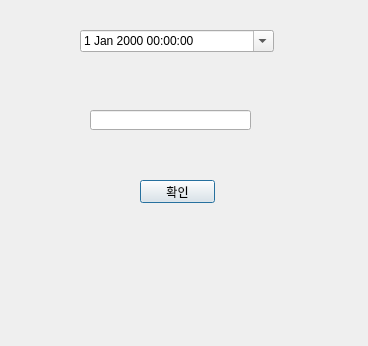
<?xml version="1.0" encoding="UTF-8"?>
<ui version="4.0">
 <class>Dialog</class>
 <widget class="QDialog" name="Dialog">
  <property name="geometry">
   <rect>
    <x>0</x>
    <y>0</y>
    <width>368</width>
    <height>346</height>
   </rect>
  </property>
  <property name="windowTitle">
   <string>Dialog</string>
  </property>
  <widget class="QPushButton" name="pushButton">
   <property name="geometry">
    <rect>
     <x>140</x>
     <y>180</y>
     <width>75</width>
     <height>23</height>
    </rect>
   </property>
   <property name="text">
    <string>확인</string>
   </property>
  </widget>
  <widget class="QLineEdit" name="lineEdit">
   <property name="geometry">
    <rect>
     <x>90</x>
     <y>110</y>
     <width>161</width>
     <height>20</height>
    </rect>
   </property>
  </widget>
  <widget class="QDateTimeEdit" name="dateTimeEdit">
   <property name="geometry">
    <rect>
     <x>80</x>
     <y>30</y>
     <width>194</width>
     <height>22</height>
    </rect>
   </property>
   <property name="calendarPopup">
    <bool>true</bool>
   </property>
  </widget>
 </widget>
 <resources/>
 <connections/>
</ui>
